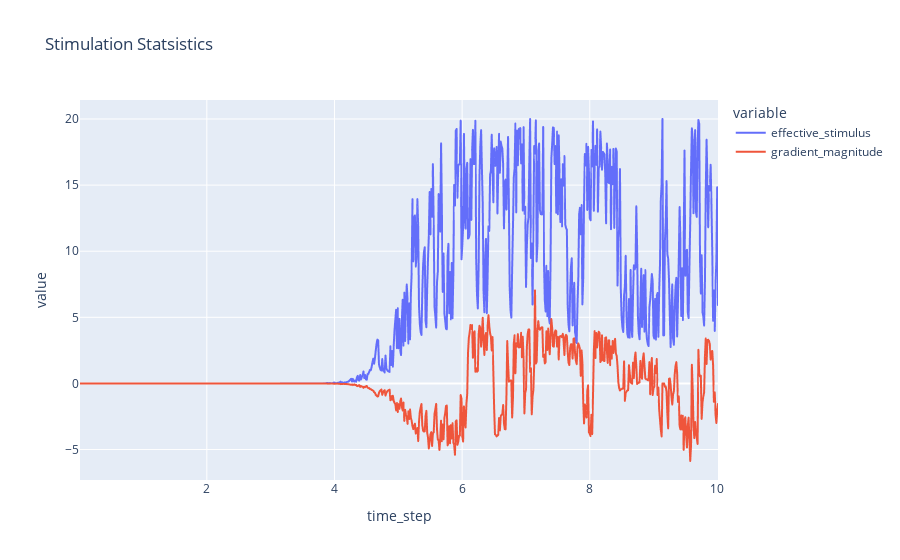

Notebook code for this chart:
### Code cell
px.line(df, x = "time_step", y = ["effective_stimulus", "gradient_magnitude"], title = "Stimulation Statsistics")

### Figure 1 — Plotly figure (JSON) as saved in the notebook; plotly's stock layout.template omitted (floating-point values rounded to 4 significant figures; data arrays with more than 128 entries replaced by an {"elided": "..."} marker saying what was removed)
{"data": [{"hovertemplate": "variable=effective_stimulus<br>time_step=%{x}<br>value=%{y}<extra></extra>", "legendgroup": "effective_stimulus", "line": {"color": "#636efa", "dash": "solid"}, "marker": {"symbol": "circle"}, "mode": "lines", "name": "effective_stimulus", "showlegend": true, "type": "scattergl", "x": {"elided": "782 float values"}, "xaxis": "x", "y": {"elided": "782 float values"}, "yaxis": "y"}, {"hovertemplate": "variable=gradient_magnitude<br>time_step=%{x}<br>value=%{y}<extra></extra>", "legendgroup": "gradient_magnitude", "line": {"color": "#EF553B", "dash": "solid"}, "marker": {"symbol": "circle"}, "mode": "lines", "name": "gradient_magnitude", "showlegend": true, "type": "scattergl", "x": {"elided": "782 float values"}, "xaxis": "x", "y": {"elided": "782 float values"}, "yaxis": "y"}], "layout": {"legend": {"title": {"text": "variable"}, "tracegroupgap": 0}, "title": {"text": "Stimulation Statsistics"}, "xaxis": {"anchor": "y", "domain": [0, 1], "title": {"text": "time_step"}}, "yaxis": {"anchor": "x", "domain": [0, 1], "title": {"text": "value"}}}}
